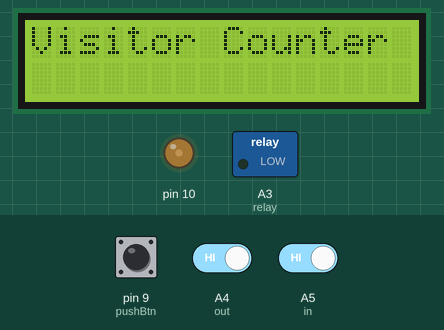
Recording of a sketch running on a simulated Arduino Nano, built with avr-gcc and run on an emulated ATmega328P. Parts: 16×2 character LCD, switched loads named in the sketch (green lamp = pin HIGH), output pins drawn as LEDs (lit = HIGH). The test bench sets the inputs (shaded band); at power-on: pin 9 (pushBtn) HIGH, A4 (out) HIGH, A5 (in) HIGH. EEPROM starts erased; what the sketch prints to the serial monitor is not drawn.

Above: at 1.1 s.
At 4.8 s:
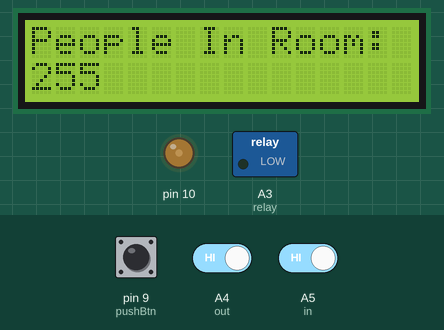
4.9 s: pin 9 (pushBtn) pulled LOW for 3.2 s
At 9.6 s:
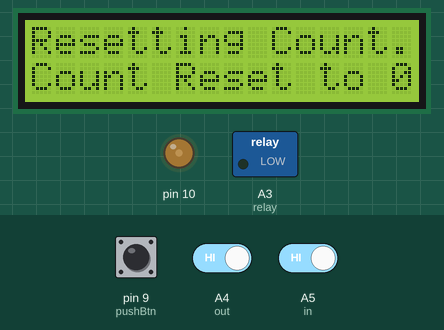
At 11.0 s:
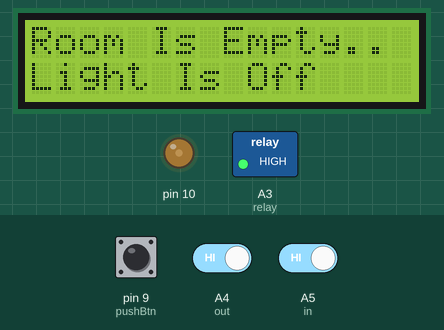
11.1 s: A4 (out) driven LOW
12.6 s: pin 9 (pushBtn) driven LOW and A4 (out) driven HIGH
15.6 s: A5 (in) driven LOW
17.2 s: A5 (in) driven HIGH
At 19.8 s:
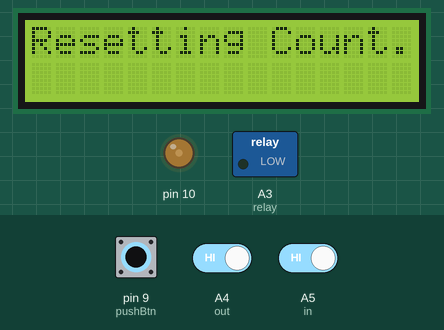
20.2 s: pin 9 (pushBtn) driven HIGH and A4 (out) driven LOW and A5 (in) driven LOW
Timing chart, 0 to 23.6 s (numbered marks = the images above; inputs shaded):
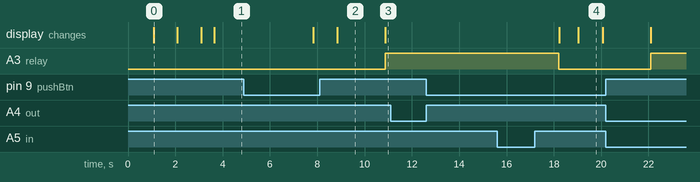

The sketch:

PersonCounter.ino
```cpp
#include <Adafruit_LiquidCrystal.h>
#include <EEPROM.h>
//Visitors Counter and Automatic Room Light
/*
    LCD Pin     -  NANO Pin
    VSS, RW, K  -  GND
    VDD, A      -  5v
    V0  - D10    FOR CONTRAST
    RS  - D12
    E   - D11
    D4  - D5
    D5  - D4
    D6  - D3
    D7  - D2
*/
//#include <LiquidCrystal.h>
Adafruit_LiquidCrystal lcd(12, 11, 5, 4, 3, 2);

#define in A5     //21
#define out A4    //19
#define relay A3  //17 relay pin
#define pushBtn 9 // to reset counter
#define count_loc 00 //eeprom location to store the count.
#define light_state_loc 01 // eeprom location to store last state of light

int Contrast = 60;
float pressed_ms = 1500; //delay for push button to be pressed
unsigned long press_begin_ms = 0; // will be used to store the time elapsed while button is pressed.

int count = EEPROM.read(count_loc);

void walkIn() {
  count++;
  EEPROM.write(count_loc, count);
  Serial.println(count);

  /*when first person enters then.
       turn on relay
       clear lcd and print People in room

  */
  if (count == 1) {
    // change this to high as per your relay connection set the same inside setup too
    // and set the opposite inside WalkOut function.
    digitalWrite(relay, LOW);

    //    digitalWrite(13, HIGH);

    lcd.clear();
    lcd.setCursor(0, 0);
    lcd.print("People In Room:");
  }

  lcd.setCursor(0, 1);
  lcd.print(count);
}

void walkOut() {
  count--;
  //reset count to zero if it goes negative
  if (count < 0)
    count = 0;
  EEPROM.write(count_loc, count);


  /*
         when last person walks out
         turn off relay
         clear lcd and display room is empty
  */
  if (count == 0) {
    lcd.clear();
    lcd.setCursor(0, 0);
    lcd.print("Room Is Empty..");
    lcd.setCursor(0, 1);
    lcd.print("Light Is Off");
    digitalWrite(relay, HIGH);      //set it as high or low as per the conection of relay.
    //    digitalWrite(13, LOW);
  } else {
    lcd.print("People In Room:");
    Serial.println(count);
    lcd.setCursor(0, 1);
    lcd.print("                ");
    lcd.setCursor(0, 1);
    lcd.print(count);
  }

  //delay(1000);
}

void setup() {
  //code written here runs only at the beginning and never again

  Serial.begin(9600);
  delay(1000);
  analogWrite(10, Contrast);
  lcd.begin(16, 2);

  lcd.setCursor(0, 0);
  lcd.print("Visitor Counter");
  delay(1000);
  lcd.setCursor(8, 1);
  lcd.print("-By RSR");
  delay(1000);

  lcd.clear();
  lcd.setCursor(5, 0);
  lcd.print("*    *");
  lcd.setCursor(6, 1);
  lcd.print("*__*");
  delay(500);

  pinMode(in, INPUT);
  pinMode(out, INPUT);
  pinMode(relay, OUTPUT);
  pinMode(pushBtn, INPUT_PULLUP);
  lcd.clear();
  if (count != 0) {
    digitalWrite(relay, LOW);
    count++;
    walkOut();
  }
  else {
    count++;
    walkOut();
  }
}


void loop() {
  // code written here runs in an endless loop.

  //for understanding IR sensor input
  //  Serial.print("\ndigitalread in = ");
  //  Serial.print(digitalRead(in));
  //  Serial.print(" out = ");
  //  Serial.print(digitalRead(out));
  //  delay(1000);

  /*
     ir detected = 0;
     no detected = 1;
  */
beg:

// touch any line means come between line of sight of the IR
  //digitalRead(in) and  digitalRead(out) will output 1 unless the person touches any line
  // digitalRead(pushBtn) return 1 until button is pressed. when button is pressed it will be grounded
  // hence returning zero.
  while (digitalRead(in) & digitalRead(out) & digitalRead( pushBtn)) {
  };  //waiting for the person to touch any line
  // touch any line means come between line of sight of the IR

  //    Serial.print("\nwaiting for the person to touch any line");

  if (digitalRead(pushBtn) == 0) //resetting count if push button is pressed
  {
    Serial.println("Reset button pressed");
    delay(100);
    press_begin_ms += 100;

    if (press_begin_ms >= pressed_ms) {
      press_begin_ms = 0;
      count = 0;
      lcd.clear();
      lcd.print("Resetting Count.");
      delay(1000);
      lcd.setCursor(0, 1);
      lcd.print("Count Reset to 0");
      Serial.println("Count Reset to 0");
      delay(2000);
      walkOut();
    }
  }
  else
    Serial.println("Person touched a line ");


  bool reset = false;
  unsigned long enter_millis = millis();


  if (!digitalRead(in) & digitalRead(out))
  {
    Serial.print("\nPerson touched 1st line to enter");

    while (digitalRead(out)) {    //Waiting for person to touch the  2nd line
      //      Serial.print("\n\tWaiting for person to touch the  2nd line ");
      if (millis() - enter_millis >= 2500) {
        //        Serial.print("\n!!!!!!THe person didnt touch the second line resetting");
        //        reset = true;
        break;
      }
    }
    if (reset)
      goto beg;

    //    Serial.print("\nPerson touched the second line ");

    //    Serial.print("\nMaking Sure Person Crosses the first line ");
    while (!digitalRead(in)); //Waiting for first line to be crossed
    //      Serial.print("\n\tWaiting for first line to be crossed.");

    //    Serial.print("\nMaking Sure Person Crosses the 2nd line ");
    while (!digitalRead(out)); //Waiting for 2nd line to be crossed.
    //       Serial.print("\n\tWaiting for 2nd line to be crossed.");

    Serial.print("\nThe Person Is Inside ");
    walkIn();
  }


  //checking for exit
  if (!digitalRead(out) & digitalRead(in))
  {
    Serial.print("\nPerson touched 1st line to exit");

    while (digitalRead(in)) { //Waiting for person to touch the  2nd line
      //      Serial.print("\n\tWaiting for person to touch the  2nd line ");
      if (millis() - enter_millis >= 2500) {
        //        Serial.print("\n!!!!!!THe person didnt touch the second line resetting");
        reset = true;
        break;
      }
    }

    if (reset)
      goto beg;

    //    Serial.print("\nPerson touched the second line ");
    //    Serial.print("\nMaking Sure Person Crosses the first line ");

    while (!digitalRead(out)); //Waiting for first line to be crossed.
    //      Serial.print("\n\tWaiting for first line to be crossed.");
    //    Serial.print("\nMaking Sure Person Crosses the 2nd line ");

    while (!digitalRead(in)); //
    //      Serial.print("\n\tWaiting for 2nd line to be crossed.");

    Serial.print("\nThe Person Left ");
    walkOut();
  }

  delay(100);
}
```

Measured:
- after the input at 4.9 s, A3 (relay): LOW → HIGH after 6.0 s; the display: first changes after 2.9 s (image 2 shows a later state)
- after the input at 11.1 s, every drawn part: stays the same
- after the input at 12.6 s, every drawn part: stays the same
- after the input at 15.6 s, every drawn part: stays the same
- after the input at 17.2 s, A3 (relay): HIGH → LOW after 1.0 s; the display: first changes after 1.0 s (image 4 shows a later state)
- what the display in image 0 shows lasts 1.0 s, from 1.1 s to 2.1 s
- what the display in image 2 shows lasts 2.1 s, from 8.8 s to 10.9 s
